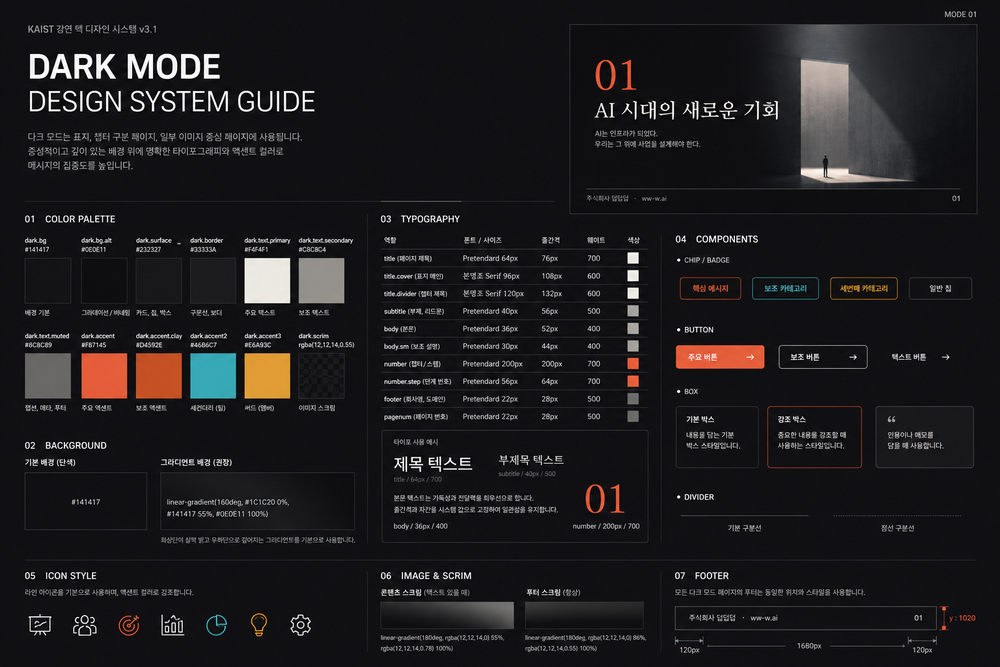
#> input picture AX 발표 - 다크모드 디자인 시스템 가이드.png, 1000 x 667 px, shrunk from 1536 x 1024 before the run
$ python crop_illust.py '../AX 발표 - 다크모드 디자인 시스템 가이드.png' out.png
#> lines starting #> are read from the running program, lines starting #| are printed output that depends on the picture
#!/usr/bin/env python3
"""ChatGPT 시안에서 일러스트 영역만 자동 crop (+ 배경 투명화).
- bounding box 자동 감지: 배경(단색 아이보리/흰색)과 다른 픽셀 범위 → 여백 패딩.
- --transparent: 테두리에서 flood-fill로 배경색에 연결된 영역만 투명화
  (내부 옅은 색은 외곽선이 막아줘서 안 뚫림 → 받침층 안 사라짐).
사용: python3 crop_illust.py <src.png> <out.png> [--thresh 16] [--pad 12] [--transparent] [--floodtol 30]
"""
import argparse
from PIL import Image, ImageDraw

ap = argparse.ArgumentParser()
ap.add_argument("src"); ap.add_argument("out")
ap.add_argument("--thresh", type=int, default=16, help="bbox 감지 임계(낮을수록 옅은 외곽선까지 포함)")
ap.add_argument("--pad", type=int, default=12, help="bbox 바깥 여백(px)")
ap.add_argument("--transparent", action="store_true", help="배경 flood-fill 투명화")
ap.add_argument("--floodtol", type=int, default=30, help="flood-fill 배경 허용 색차")
a = ap.parse_args()

im = Image.open(a.src).convert("RGB")
#> im is the input picture: PIL image 1000x667 RGB; mean R, G, B 29.7, 28.3, 29.8
W, H = im.size
#> W = 1000; H = 667
px = im.load()

def corner_avg(x0, y0):
#> called with x0 = 0, y0 = 662
    r = g = b = 0
    for x in range(x0, x0 + 5):
        for y in range(y0, y0 + 5):
            pr, pg, pb = px[x, y]; r += pr; g += pg; b += pb
#> after the loop, b = 473; g = 406; r = 401
    return (r // 25, g // 25, b // 25)

bg = corner_avg(0, H - 5)  # 좌하단 = 보통 순수 배경
#> bg = (16, 16, 18)
br, bgc, bb = bg
#> br = 16; bgc = 16; bb = 18

# 1) bbox 감지
mask = Image.new("L", (W, H), 0); mpx = mask.load()
#> after `mask = Image.new('L', (W, H), 0)`: mask: PIL image 1000x667 L; every value is 0
for y in range(H):
    for x in range(W):
        pr, pg, pb = px[x, y]
        if abs(pr - br) + abs(pg - bgc) + abs(pb - bb) > a.thresh:
            mpx[x, y] = 255
bbox = mask.getbbox()
#> bbox = (23, 10, 978, 654)
if not bbox:
    raise SystemExit("NO_CONTENT (배경만 감지 — thresh 낮춰보세요)")
l, t, r, b = bbox
#> l = 23; t = 10; r = 978; b = 654
l = max(0, l - a.pad); t = max(0, t - a.pad); r = min(W, r + a.pad); b = min(H, b + a.pad)
#> after `l = max(0, l - a.pad)`: l = 11
#> after `t = max(0, t - a.pad)`: t = 0
#> after `r = min(W, r + a.pad)`: r = 990
#> after `b = min(H, b + a.pad)`: b = 666
crop = im.crop((l, t, r, b))
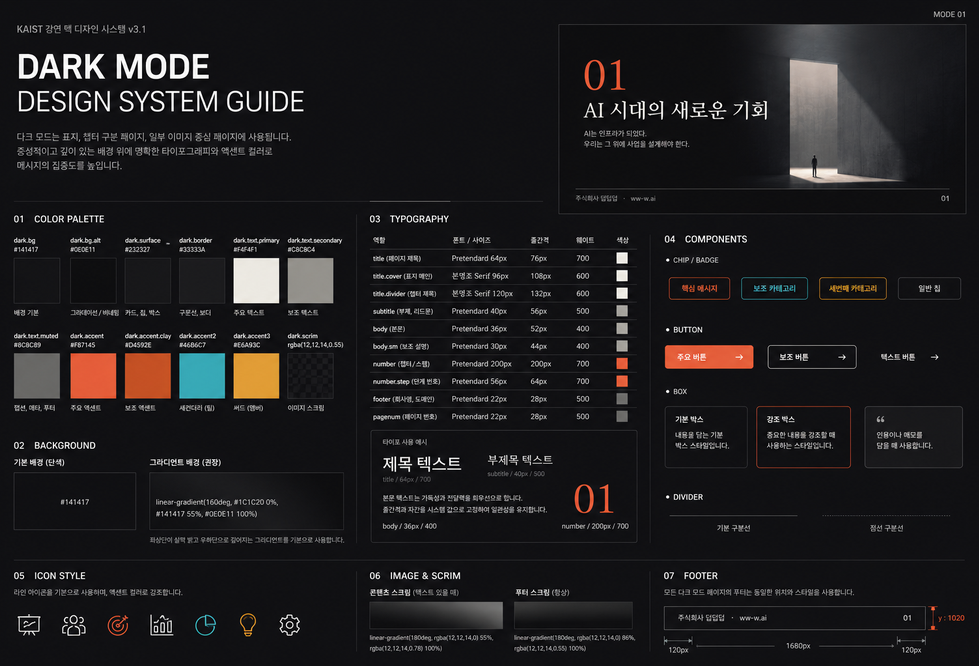
#> crop: PIL image 979x666 RGB; mean R, G, B 30, 28.6, 30

# 2) 배경 투명화 (테두리 seed에서 flood-fill)
if a.transparent:
    work = crop.copy()
    SENT = (255, 0, 255)
    cw, ch = work.size
    seeds = [(x, 0) for x in range(0, cw, 8)] + [(x, ch - 1) for x in range(0, cw, 8)] \
          + [(0, y) for y in range(0, ch, 8)] + [(cw - 1, y) for y in range(0, ch, 8)]
    for s in seeds:
        if work.getpixel(s) != SENT:
            ImageDraw.floodfill(work, s, SENT, thresh=a.floodtol)
    crop = crop.convert("RGBA")
    cpx = crop.load(); wpx = work.load()
    for y in range(ch):
        for x in range(cw):
            if wpx[x, y] == SENT:
                cr, cg, cb, _ = cpx[x, y]; cpx[x, y] = (cr, cg, cb, 0)

crop.save(a.out)
print(f"CROP {a.src} bg={bg} bbox=({l},{t},{r},{b}) transparent={a.transparent} -> {a.out} {crop.size}")
#| CROP ../AX 발표 - 다크모드 디자인 시스템 가이드.png bg=(16, 16, 18) bbox=(11,0,990,666) transparent=False -> out.png (979, 666)
